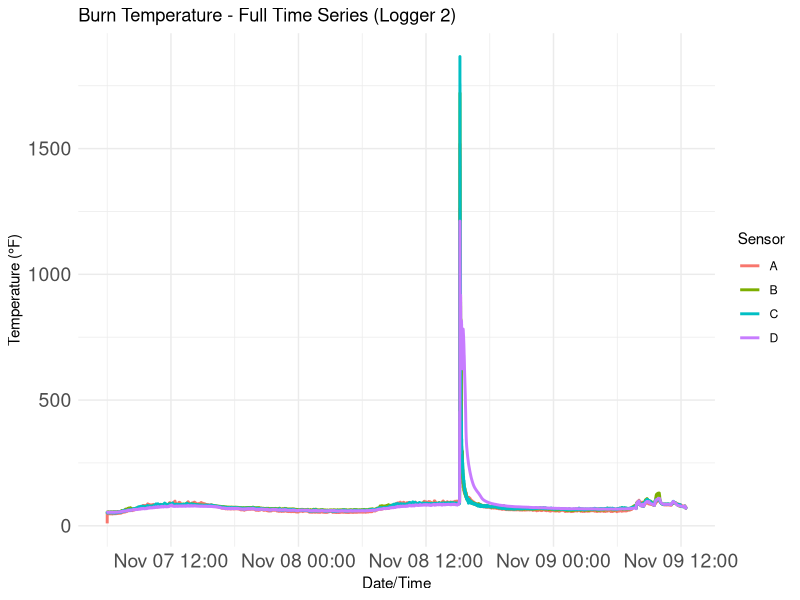
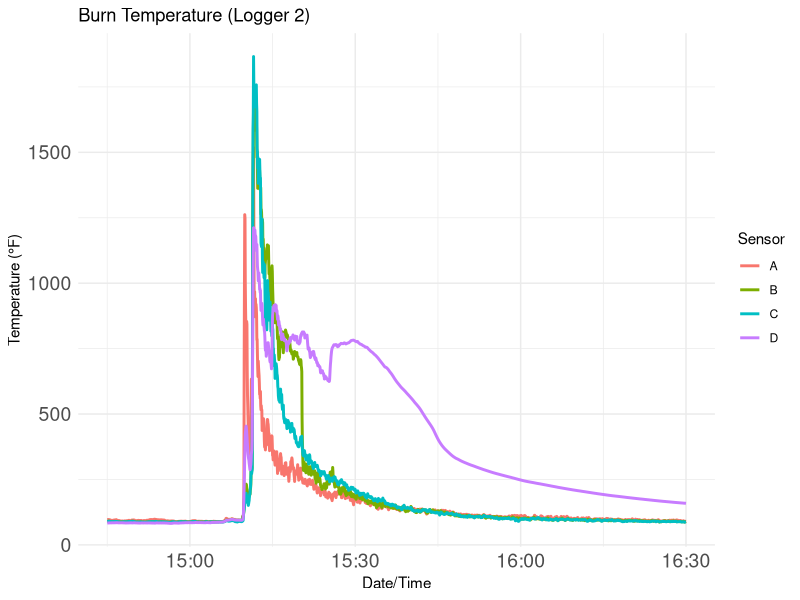
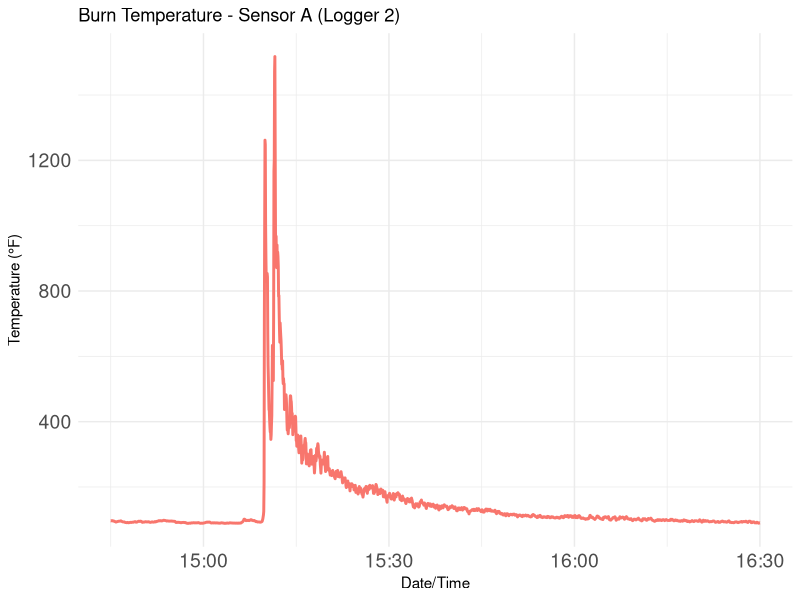
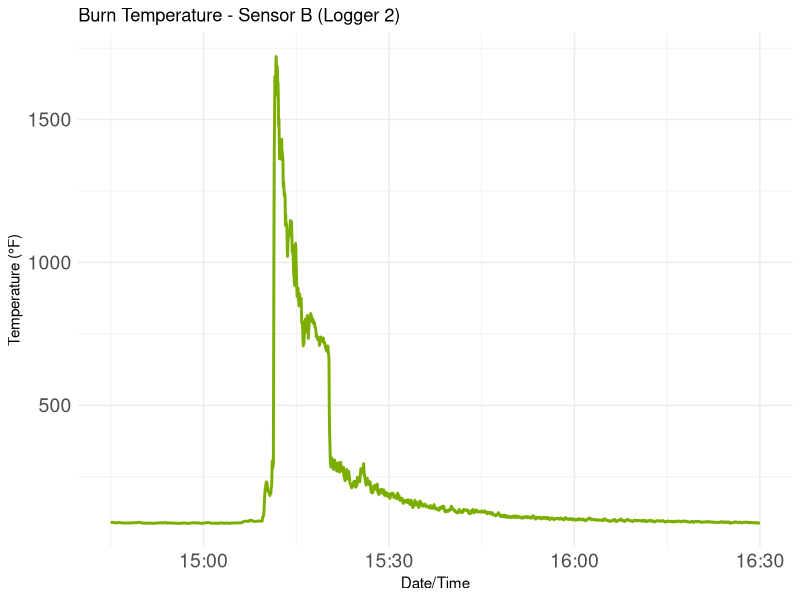
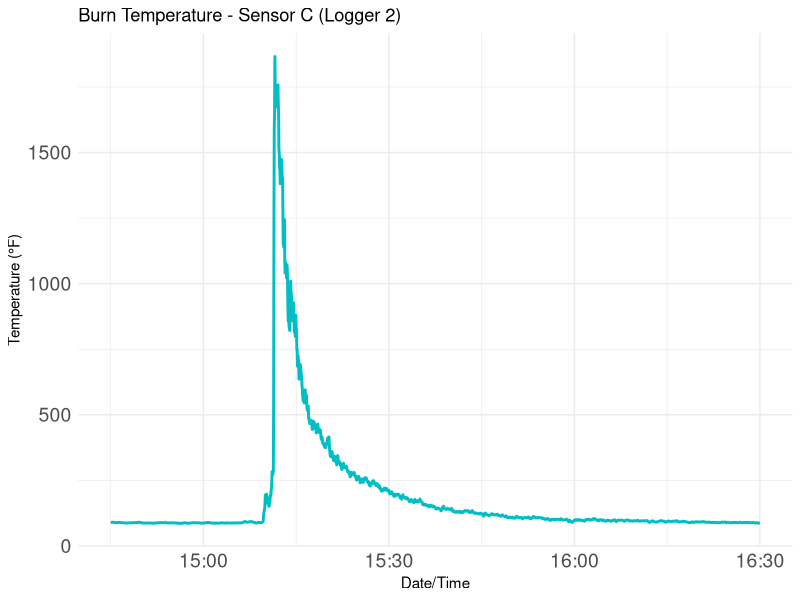
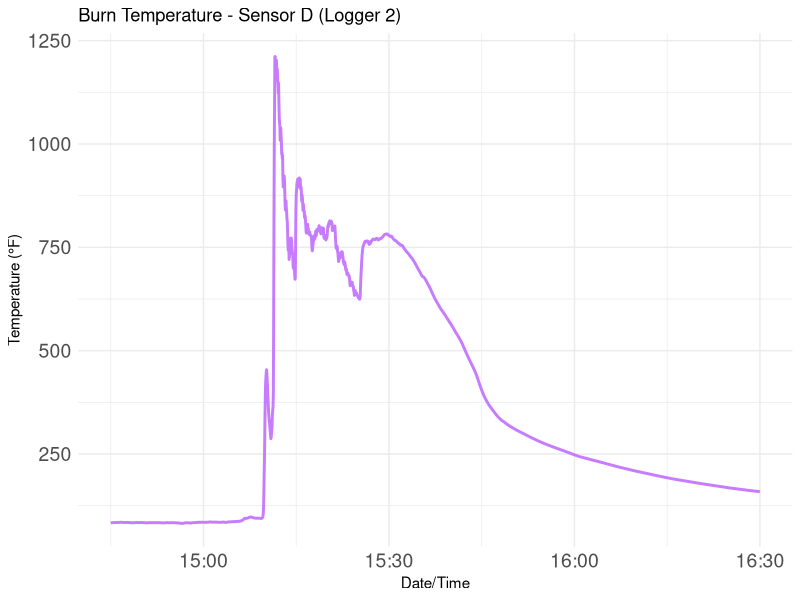
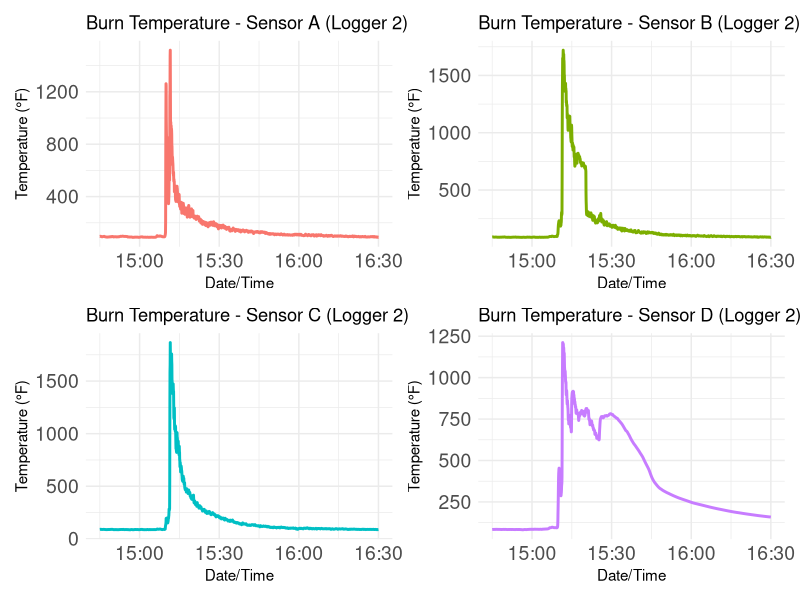
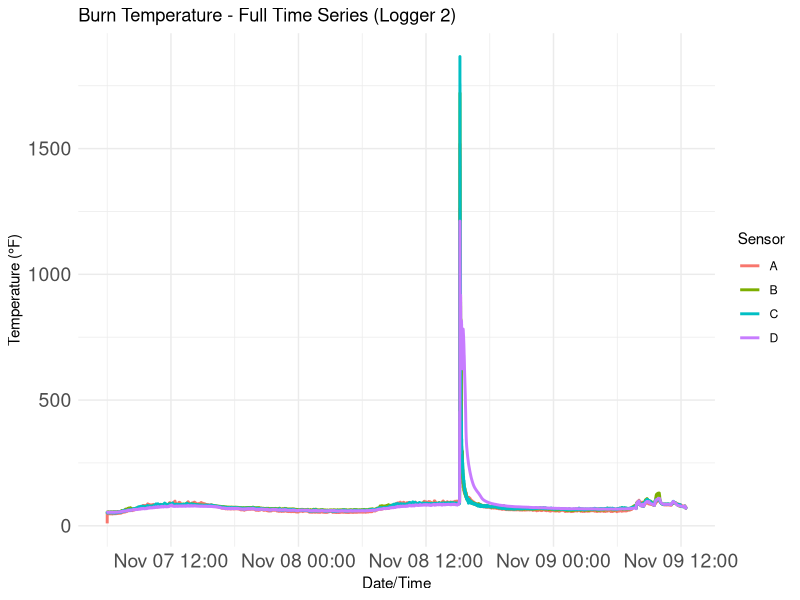

Here is the R script that generated these plots, in order:
# logger 2 data viz
# burn occurred 11/8/25
# thermocouple at BDH was dislogdged during burn


library(lubridate)
library(dplyr)
library(tidyr)
library(ggplot2)

# Read CSV — skip metadata row so row 2 is header
df <- read.csv("logger_two_20251109.csv", skip = 1, header = TRUE, check.names = FALSE)

# Rename first two columns
colnames(df)[1:2] <- c("Index", "DateTime")

# Parse DateTime - USE mdy_hms() because the format includes seconds
df$DateTime <- mdy_hms(df$DateTime)

# Find the four temperature columns
sensor_cols <- c(
  A = grep("LBL: *A", names(df), value = TRUE),
  B = grep("LBL: *B", names(df), value = TRUE),
  C = grep("LBL: *C", names(df), value = TRUE),
  D = grep("LBL: *D", names(df), value = TRUE)
)

# Check all four found
if (any(sensor_cols == "")) {
  stop("One or more sensor columns (A–D) were not found. 
        Check the CSV column names and the LBL pattern.")
}

# Rename the columns to A, B, C, D
for (letter in names(sensor_cols)) {
  names(df)[names(df) == sensor_cols[[letter]]] <- letter
}

#plot for the entire duration of time series

# Pivot A–D to long format (using the unfiltered data)
df_long_full <- df %>%
  pivot_longer(
    cols = c(A, B, C, D),
    names_to = "Sensor",
    values_to = "Temperature"
  )

# Plot all four sensors across the entire dataset
ggplot(df_long_full, aes(x = DateTime, y = Temperature, color = Sensor)) +
  geom_line(size = 1) +
  labs(
    title = "Burn Temperature - Full Time Series (Logger 2)",
    x = "Date/Time",
    y = "Temperature (°F)",
    color = "Sensor"
  ) +
  theme_minimal()+
  theme(
    axis.text.x = element_text(size = 14),
    axis.text.y = element_text(size = 14)
  )
ggsave("full_temp_plots_logger2.png", width = 10, height = 6, dpi = 300)

# Time filter -- set based on looking at where burn starts
start_time <- ymd_hms("2025-11-08 14:45:00")
end_time   <- ymd_hms("2025-11-08 16:30:00")

df_filtered <- df %>% filter(DateTime >= start_time & DateTime <= end_time)

# Pivot A–D to long format
df_long <- df_filtered %>%
  pivot_longer(
    cols = c(A, B, C, D),
    names_to = "Sensor",
    values_to = "Temperature"
  )

# Plot all four sensors -- during just the time of burn
ggplot(df_long, aes(x = DateTime, y = Temperature, color = Sensor)) +
  geom_line(size = 1) +
  labs(
    title = "Burn Temperature (Logger 2)",
    x = "Date/Time",
    y = "Temperature (°F)",
    color = "Sensor"
  ) +
  theme_minimal()+
  theme(
    axis.text.x = element_text(size = 14),
    axis.text.y = element_text(size = 14)
  )

ggsave("temperature_plot_logger2.png", width = 10, height = 6, dpi = 300)
ggsave("temperature_plot_logger2.pdf", width = 10, height = 6)

#### separating plots

# Define the color scheme to match the combined plot
sensor_colors <- scales::hue_pal()(4)
names(sensor_colors) <- c("A", "B", "C", "D")

# Create individual plots for each sensor
plot_A <- df_long %>%
  filter(Sensor == "A") %>%
  ggplot(aes(x = DateTime, y = Temperature)) +
  geom_line(size = 1, color = sensor_colors["A"]) +
  labs(
    title = "Burn Temperature - Sensor A (Logger 2)",
    x = "Date/Time",
    y = "Temperature (°F)"
  ) +
  theme_minimal()+
  theme(
    axis.text.x = element_text(size = 14),
    axis.text.y = element_text(size = 14)
  )

plot_B <- df_long %>%
  filter(Sensor == "B") %>%
  ggplot(aes(x = DateTime, y = Temperature)) +
  geom_line(size = 1, color = sensor_colors["B"]) +
  labs(
    title = "Burn Temperature - Sensor B (Logger 2)",
    x = "Date/Time",
    y = "Temperature (°F)"
  ) +
  theme_minimal()+
  theme(
    axis.text.x = element_text(size = 14),
    axis.text.y = element_text(size = 14)
  )

plot_C <- df_long %>%
  filter(Sensor == "C") %>%
  ggplot(aes(x = DateTime, y = Temperature)) +
  geom_line(size = 1, color = sensor_colors["C"]) +
  labs(
    title = "Burn Temperature - Sensor C (Logger 2)",
    x = "Date/Time",
    y = "Temperature (°F)"
  ) +
  theme_minimal()+
  theme(
    axis.text.x = element_text(size = 14),
    axis.text.y = element_text(size = 14)
  )

plot_D <- df_long %>%
  filter(Sensor == "D") %>%
  ggplot(aes(x = DateTime, y = Temperature)) +
  geom_line(size = 1, color = sensor_colors["D"]) +
  labs(
    title = "Burn Temperature - Sensor D (Logger 2)",
    x = "Date/Time",
    y = "Temperature (°F)"
  ) +
  theme_minimal()+
  theme(
    axis.text.x = element_text(size = 14),
    axis.text.y = element_text(size = 14)
  )

# Display all plots (they will appear one after another)
print(plot_A)
print(plot_B)
print(plot_C)
print(plot_D)

# Use patchwork to stitch plots together
library(patchwork)
(plot_A | plot_B) / (plot_C | plot_D)
ggsave("separate_temp_plots_logger2.png", width = 10, height = 6, dpi = 300)
